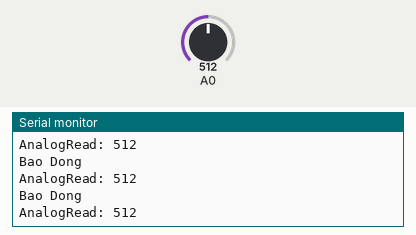
Recording of a sketch running on a simulated Arduino Uno, built with avr-gcc and run on an emulated ATmega328P. Parts: the last lines printed to the serial monitor. Inputs (shaded band) come from the test bench; at power-on: A0 = 512.

Above: at 8.8 s.
8.9 s: A0 set to 989
At 9.8 s:
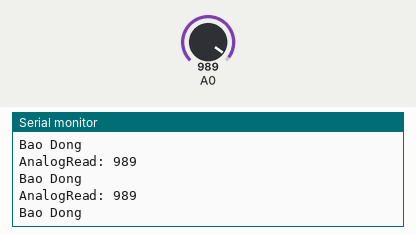
10.4 s: A0 set to 1017
At 11.2 s:
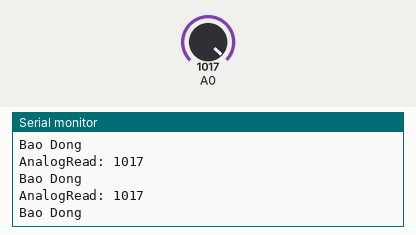
Timing chart, 0 to 13.4 s (numbered marks = the images above; inputs shaded):
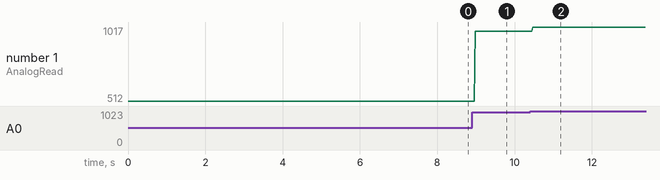

Measured:
- after the input at 8.9 s, the serial monitor: prints a new line after 0.09 s (image 1)
- after the input at 10.4 s, the serial monitor: prints a new line after 0.07 s (image 2)
- plotted number 1: 512 → 989 after the input at 8.9 s, 989 → 1017 after the input at 10.4 s

The sketch:

SPIwithI2C_MQ2.ino
```cpp
void setup() {
  // put your setup code here, to run once:
  Serial.begin(9600);
}

void loop() {
// put your main code here, to run repeatedly:
  int value = analogRead(A0);// Đọc giá trị analog từ chân A0
  int threshold = 500; // Xet ngưỡng cảnh báo
  Serial.print("AnalogRead: ");
  Serial.println(value);
  if(value < 500)// Nếu vượt quá ngưỡng
    Serial.println("An toan");
  else
    Serial.println("Bao Dong");
}
```
